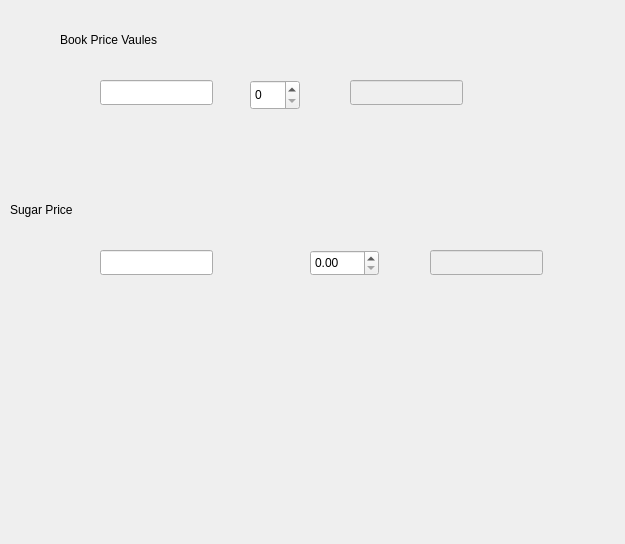
<?xml version="1.0" encoding="UTF-8"?>
<ui version="4.0">
 <class>Dialog</class>
 <widget class="QDialog" name="Dialog">
  <property name="geometry">
   <rect>
    <x>0</x>
    <y>0</y>
    <width>625</width>
    <height>544</height>
   </rect>
  </property>
  <property name="windowTitle">
   <string>Dialog</string>
  </property>
  <widget class="QLabel" name="label">
   <property name="geometry">
    <rect>
     <x>60</x>
     <y>20</y>
     <width>150</width>
     <height>40</height>
    </rect>
   </property>
   <property name="text">
    <string>Book Price Vaules</string>
   </property>
  </widget>
  <widget class="QLabel" name="label_2">
   <property name="geometry">
    <rect>
     <x>10</x>
     <y>200</y>
     <width>100</width>
     <height>20</height>
    </rect>
   </property>
   <property name="text">
    <string>Sugar Price</string>
   </property>
  </widget>
  <widget class="QLabel" name="labelTotalAmount">
   <property name="geometry">
    <rect>
     <x>380</x>
     <y>320</y>
     <width>170</width>
     <height>40</height>
    </rect>
   </property>
   <property name="text">
    <string/>
   </property>
  </widget>
  <widget class="QSpinBox" name="spinBoxBookQty">
   <property name="geometry">
    <rect>
     <x>250</x>
     <y>80</y>
     <width>50</width>
     <height>30</height>
    </rect>
   </property>
  </widget>
  <widget class="QDoubleSpinBox" name="doubleSpinBoxSugarWeight">
   <property name="geometry">
    <rect>
     <x>310</x>
     <y>250</y>
     <width>69</width>
     <height>26</height>
    </rect>
   </property>
  </widget>
  <widget class="QLineEdit" name="lineEditBookPrice">
   <property name="geometry">
    <rect>
     <x>100</x>
     <y>80</y>
     <width>113</width>
     <height>25</height>
    </rect>
   </property>
   <property name="text">
    <string/>
   </property>
  </widget>
  <widget class="QLineEdit" name="lineEditBookAmount">
   <property name="enabled">
    <bool>false</bool>
   </property>
   <property name="geometry">
    <rect>
     <x>350</x>
     <y>80</y>
     <width>113</width>
     <height>25</height>
    </rect>
   </property>
   <property name="text">
    <string/>
   </property>
  </widget>
  <widget class="QLineEdit" name="lineEditSugarPrice">
   <property name="geometry">
    <rect>
     <x>100</x>
     <y>250</y>
     <width>113</width>
     <height>25</height>
    </rect>
   </property>
   <property name="text">
    <string/>
   </property>
  </widget>
  <widget class="QLineEdit" name="lineEditSugarAmount">
   <property name="enabled">
    <bool>false</bool>
   </property>
   <property name="geometry">
    <rect>
     <x>430</x>
     <y>250</y>
     <width>113</width>
     <height>25</height>
    </rect>
   </property>
   <property name="text">
    <string/>
   </property>
  </widget>
 </widget>
 <resources/>
 <connections/>
</ui>
